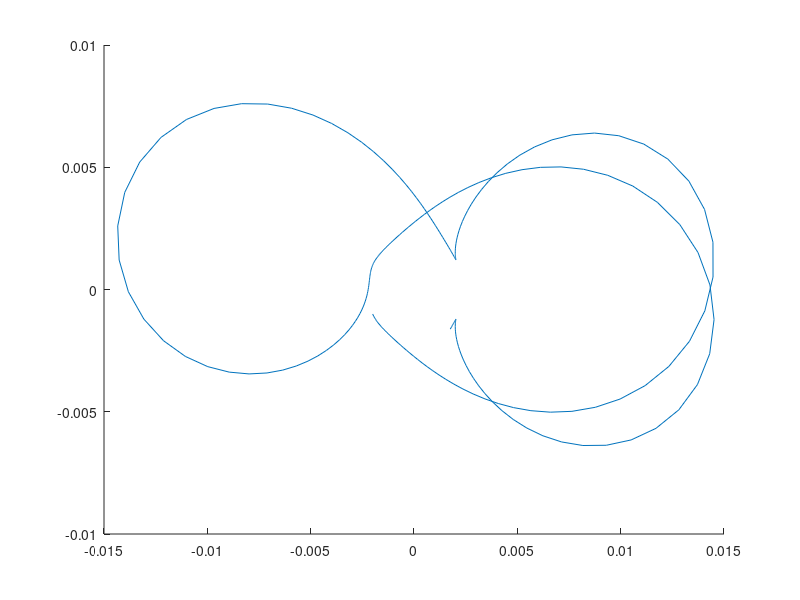

The MATLAB script that drew this image: (Note: this script raises an error after producing the figure.)
clear; clc; close all;

%% Robot & Sim. Data
R = 0.021;      % m
D = 0.1047;     % m
u1 = 10;  % rad/s
u2 = 7;
u3 = 5;

Ts = 0.15;      % s
b = 0.15;       % Look-ahead distance of point B 
kf = 44;        % sim. Time

% Time Vector 
t = 0:Ts:kf;    % Array of discrete time steps
N = length(t);

% Pre-allocate variables 
d_norms = zeros(1, N);

xr = zeros(1,N);
yr = zeros(1,N);
theta_r = zeros(1,N);

vr = zeros(1,N);
wr = zeros(1,N);

ur = zeros(2,N);

%% Compute reference trajectory
alpha = 0.06;
beta = 9;
dv = zeros(2,N);
for k = 1:N
    tk = t(k);
    
    % Reference Trajectory 
    xr(k) = alpha*sin(tk/(beta/2)); 
    yr(k) = alpha*sin(tk/beta);
    
    % 1st derivatives 
    x_dot = (alpha / (beta/2)) * cos(tk / (beta/2));
    y_dot = (alpha / beta) * cos(tk / beta);
    
    % 2nd derivatives 
    x_ddot = -(alpha / (beta/2)^2) * sin(tk / (beta/2));
    y_ddot = -(alpha / beta^2) * sin(tk / beta);
    
    % Unicycle Reference Velocities (Eq 11) 
    vr(k) = sqrt(x_dot^2 + y_dot^2);
    
    % Prevent division by zero 
    if (x_dot^2 + y_dot^2) == 0
        wr(k) = 0;
    else
        wr(k) = (y_ddot * x_dot - x_ddot * y_dot) / (x_dot^2 + y_dot^2);
    end
    
    theta_r(k) = atan2(y_dot, x_dot);
    
    % Virtual Reference Input ur(k) (Eq 17) 
    T_FL_inv = [cos(theta_r(k)), -b * sin(theta_r(k)); 
                sin(theta_r(k)),  b * cos(theta_r(k))];
            
    ur(:,k) = T_FL_inv * [vr(k); wr(k)];
    
    % Disturbance d(k) (Eq 16) 
    B = eye(2) * Ts;
    d = -B * ur(:,k);
    dv(:,k) = d;
    % Euclidean norm (length) of the disturbance vector
    d_norms(k) = norm(d);
end

% maximum disturbance radius for Set D
radii.rD = max(d_norms);
fprintf('radius of the disturbance set D (rd): %.4f\n', radii.rD);

figure;
hold on;
disturbances = plot(dv(1,:),dv(2,:));
Dset = ellipsoid(radii.rD^2 * eye(2));
plot(Dset);
grid on;
hold off


%% Offline Phase

% Calculate radii u1
radii.rU1 = (2 * u1 * R * b) / (sqrt(4 * b^2 + D^2));
fprintf('radius of set circ. approx. U [see (20)]: %.4f\n', radii.rU1);

radii.rBU1 = radii.rU1 * Ts;
fprintf('radius of BU [see (20)]: %.4f\n', radii.rBU1);

if radii.rD < radii.rBU1
    disp('Assumption 1 has been validated!')
else
    disp(['Assumption 1 cannot be validated: controller may not have sufficient' ...
        'authority to overcome disturbance'])
end

radii.rD2 = radii.rD;
% Calculate radii u2
radii.rU2 = (2 * u2 * R * b) / (sqrt(4 * b^2 + D^2));
fprintf('radius of set circ. approx. U [see (20)]: %.4f\n', radii.rU2);

radii.rBU2 = radii.rU2 * Ts;
fprintf('radius of BU [see (20)]: %.4f\n', radii.rBU2);

if radii.rD2 < radii.rBU2
    disp('Assumption 1 has been validated!')
else
    disp(['Assumption 1 cannot be validated: controller may not have sufficient' ...
        'authority to overcome disturbance'])
end

radii.rD3 = radii.rD2;
% Calculate radii u3
radii.rU3 = (2 * u3 * R * b) / (sqrt(4 * b^2 + D^2));
fprintf('radius of set circ. approx. U [see (20)]: %.4f\n', radii.rU3);

radii.rBU3 = radii.rU3 * Ts;
fprintf('radius of BU [see (20)]: %.4f\n', radii.rBU3);

if radii.rD3 < radii.rBU3
    disp('Assumption 1 has been validated!')
else
    disp(['Assumption 1 cannot be validated: controller may not have sufficient' ...
        'authority to overcome disturbance'])
end

% Initial.
q0 = [0.6; 0; pi];
z0 = q0(1:2) + [b * cos(q0(3)); b * sin(q0(3))];
zr0 = [xr(1) + b * cos(theta_r(1)); yr(1) + b * sin(theta_r(1))];
zTilde0 = z0 - zr0;

% Compute ROSC sets Ti for u1
radii.T1 = zeros(1,500);
radii.T1(1) = radii.rD;
i = 2;

while ~isCovered(zTilde0, radii.T1(i-1))
    radii.T1(i) = radii.T1(i-1) - radii.rD + Ts * radii.rU1;
    i = i + 1;
end

radii.T1 = radii.T1(1:i-1);
Nradii1 = length(radii.T1);

% Compute ROSC sets Ti for u2
radii.T2 = zeros(1,500);
radii.T2(1) = radii.rD2;
i = 2;

while ~isCovered(zTilde0, radii.T2(i-1))
    radii.T2(i) = radii.T2(i-1) - radii.rD2 + Ts * radii.rU2;
    i = i + 1;
end

radii.T2 = radii.T2(1:i-1);
Nradii2 = length(radii.T2);

% Compute ROSC sets Ti for u3
radii.T3 = zeros(1,500);
radii.T3(1) = radii.rD3;
i = 2;

while ~isCovered(zTilde0, radii.T3(i-1))
    radii.T3(i) = radii.T3(i-1) - radii.rD3 + Ts * radii.rU3;
    i = i + 1;
end

radii.T3 = radii.T3(1:i-1);
Nradii3 = length(radii.T3);


%% Online
X = zeros(3,N);
X(:,1) = q0;

Z = zeros(2,N);
Zr = zeros(2,N);
ZTilde = zeros(2,N);

U_opt = zeros(2,N);

Hd = [-1/u1   0        1/u1      0;
      0         -1/u1      0         1/u1]';
T = [R/2 R/2; R/D -R/D];
A = eye(2);

WR = zeros(1,N);
WL = zeros(1,N);

Imin = zeros(1,N);

% --- Add these before the loop ---
u_pre = [0; 0];          % Track the previous control action
R_weight = 0.5 * eye(2); % Weight for the control rate penalty

for k = 1:N
    % Compute zTilde, store
    theta_k = X(3,k);
    z_k = X(1:2,k) + [b * cos(theta_k); b * sin(theta_k)];
    zr_k = [xr(k) + b * cos(theta_r(k)); yr(k) + b * sin(theta_r(k))];
    zTilde_k = z_k - zr_k;
    
    Z(:,k) = z_k;
    Zr(:,k) = zr_k;
    ZTilde(:,k) = zTilde_k;

    % Compute U(theta)
    T_FL_theta_k = [cos(theta_k) sin(theta_k); -sin(theta_k)/b cos(theta_k)/b];
    H_theta_k = Hd * inv(T) * T_FL_theta_k;

    % Compute ur_k
    
    % Find i_min
    i_min = 0;
    for i = 1:Nradii1
        if isCovered(zTilde_k, radii.T1(i))
            i_min = i; 
            Imin(k) = i_min; 
            break;
        end
    end

    % Solve optimization
    if i_min > 1
        objFun = @(u) objective(u, A, B, zTilde_k, ur(:,k),u_pre,R_weight);
        conFun = @(u) constr(u, A, B, zTilde_k, ur(:,k), radii.T1(i_min-1));
        options = optimoptions('fmincon', 'Display', 'none');
        [u_opt, ~] = fmincon(objFun, [0; 0], ...
                          H_theta_k, ones(4,1), ... 
                          [], [], ... 
                          [], [], ... 
                          conFun, ...  
                          options);  
    else
        leftPart = ones(4,1) + H_theta_k * inv(B) * zTilde_k;
        options = optimoptions("quadprog","Display","off");
        [ur_k_hat, ~] = quadprog(2 * eye(2), -2 * ur(:,k), H_theta_k, leftPart, [], [],[],[],[],options);
        u_opt = -inv(B) * zTilde_k + ur_k_hat;
    end

    % Store u_opt
    U_opt(:,k) = u_opt;

    % Compute wR,wL
    command = inv(T) * T_FL_theta_k * u_opt;
    WR(k) = command(1);
    WL(k) = command(2);

    % Apply to robot
    velocities = T * command;
    vk = velocities(1);
    wk = velocities(2);

    X(:,k+1) = X(:,k) + [Ts * vk * cos(theta_k); Ts * vk * sin(theta_k); Ts * wk];
    
    u_pre = u_opt;
end

%% Plots
figure;
hold on;
title('Reference Trajectory vs Actual Trajectory')
referenceTraj = plot(xr, yr, 'b-.', 'LineWidth', 1.5);
actualTraj = plot(X(1,:),X(2,:), 'LineWidth', 1.5, 'Color', 'r');
xlabel('X Position (m)');
ylabel('Y Position (m)');
grid on;
xlim([-1 1]);
ylim([-1 1]);
axis square
legend([referenceTraj, actualTraj], {'Reference','Actual'});
hold off;

% ROSC sets
figure;
hold on;
title('ROSC sets $\mathcal{T}_i, i=1,\dots,N$', 'Interpreter','latex')
grid on;
theta = linspace(0,2*pi,360);
for i = 1:Nradii1
    r = radii.T1(i);
    x = r*cos(theta);
    y = r*sin(theta);
    if i == 1
        hRed = plot(x,y,'-','Color','r');
    else
        plot(x,y,'-','Color','b');
    end
    axis square;
end

for i = 1:Nradii2
    r = radii.T2(i);
    x = r*cos(theta);
    y = r*sin(theta);
    if i == 1
        hRed = plot(x,y,'-','Color','r');
    else
        plot(x,y,'-','Color','g');
    end
    axis square;
end

for i = 1:Nradii3
    r = radii.T3(i);
    x = r*cos(theta);
    y = r*sin(theta);
    if i == 1
        hRed = plot(x,y,'-','Color','r');
    else
        plot(x,y,'-','Color','m');
    end
    axis square;
end
hDot = plot(zTilde0(1),zTilde0(2),'LineStyle','none','Marker','hexagram','MarkerSize',8,'Color','black','MarkerFaceColor','black');
points = plot(ZTilde(1,:), ZTilde(2,:), 'Color','m','Marker','o');
legend( [hRed,hDot,points],{'Set $\mathcal{D}$','$\tilde{z}(0)$','$\tilde{z}(k)$'},'Interpreter','latex');
hold off

figure;
hold on;
title('$i(k)$ value over time', 'Interpreter','latex');
plot(1:N,Imin, 'LineWidth',1.5);
grid on;
axis tight
hold off

figure;
hold on;
subplot(3,3,[1 2 3])
hold on
title('Angular Velocities')
maxLine = yline(u1, 'LineStyle','--','Color','r');
plotWR = plot(1:N,WR,'LineWidth',1.5);
plotWL = plot(1:N,WL,'LineWidth',1.5);
legend([plotWL,plotWR,maxLine],{'$\omega_L$','$\omega_R$','$\bar{\omega}$'},'Interpreter','latex');
grid on;
hold off
subplot(3,3,[4 5 6])
hold on
title('Actual vs Reference Angle')
unwrapped_theta_r = unwrap(theta_r);
plotThetaRef = plot(1:N,unwrapped_theta_r,'LineStyle','--','Color','black','LineWidth',1.5);
plotThetaActual = plot(1:N, X(3,1:N), 'LineWidth', 1.5);
legend([plotThetaRef, plotThetaActual], {'$\theta_r$', '$\theta$'}, 'Interpreter', 'latex');
grid on;
hold off
subplot(3,3,[7 8 9])
hold on
title('Control Input')
u1r_plot = plot(1:N, ur(1,:), 'LineWidth', 1.5, 'LineStyle','--','Color','b');
u1_plot = plot(1:N, U_opt(1,:),'LineWidth', 1.5, 'Color','b');
u2r_plot = plot(1:N, ur(2,:), 'LineWidth', 1.5, 'LineStyle','--','Color','g');
u2_plot = plot(1:N, U_opt(2,:),'LineWidth', 1.5, 'Color','g');
legend([u1r_plot,u1_plot,u2r_plot,u2_plot],{'$u(1)_r$','$u(1)_{opt}$','$u(2)_r$','$u(2)_{opt}$'},'Interpreter','latex');
grid on;
hold off;
hold off;

%% Functions
function boolean = isCovered(zTilde0, r)
    dist = norm(zTilde0,2);
    boolean = dist <= r;
end
